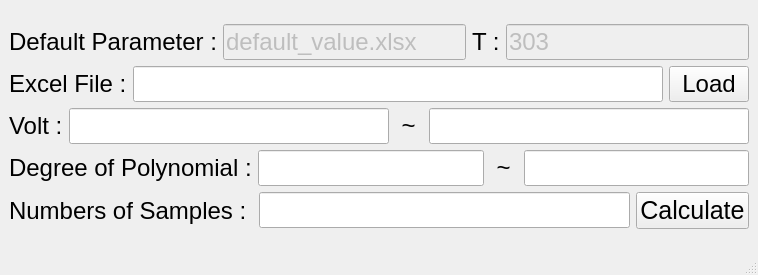
<?xml version="1.0" encoding="UTF-8"?>
<ui version="4.0">
 <class>MainWindow</class>
 <widget class="QMainWindow" name="MainWindow">
  <property name="geometry">
   <rect>
    <x>0</x>
    <y>0</y>
    <width>758</width>
    <height>275</height>
   </rect>
  </property>
  <property name="font">
   <font>
    <pointsize>10</pointsize>
   </font>
  </property>
  <property name="windowTitle">
   <string>EC - App2</string>
  </property>
  <widget class="QWidget" name="centralwidget">
   <layout class="QGridLayout" name="gridLayout">
    <item row="0" column="0">
     <layout class="QVBoxLayout" name="verticalLayout">
      <item>
       <layout class="QHBoxLayout" name="horizontalLayout_5">
        <item>
         <widget class="QLabel" name="label_7">
          <property name="font">
           <font>
            <pointsize>18</pointsize>
           </font>
          </property>
          <property name="text">
           <string>Default Parameter :</string>
          </property>
         </widget>
        </item>
        <item>
         <widget class="QLineEdit" name="txt_default_file">
          <property name="enabled">
           <bool>false</bool>
          </property>
          <property name="font">
           <font>
            <pointsize>18</pointsize>
           </font>
          </property>
          <property name="statusTip">
           <string/>
          </property>
          <property name="text">
           <string>default_value.xlsx</string>
          </property>
         </widget>
        </item>
        <item>
         <widget class="QLabel" name="label_8">
          <property name="font">
           <font>
            <pointsize>18</pointsize>
           </font>
          </property>
          <property name="text">
           <string>T :</string>
          </property>
         </widget>
        </item>
        <item>
         <widget class="QLineEdit" name="txt_deault_T">
          <property name="enabled">
           <bool>false</bool>
          </property>
          <property name="font">
           <font>
            <pointsize>18</pointsize>
           </font>
          </property>
          <property name="mouseTracking">
           <bool>true</bool>
          </property>
          <property name="text">
           <string>303</string>
          </property>
         </widget>
        </item>
       </layout>
      </item>
      <item>
       <layout class="QHBoxLayout" name="horizontalLayout">
        <item>
         <widget class="QLabel" name="label">
          <property name="font">
           <font>
            <pointsize>18</pointsize>
            <weight>50</weight>
            <bold>false</bold>
           </font>
          </property>
          <property name="text">
           <string>Excel File :</string>
          </property>
         </widget>
        </item>
        <item>
         <widget class="QLineEdit" name="txt_file">
          <property name="font">
           <font>
            <pointsize>18</pointsize>
           </font>
          </property>
          <property name="mouseTracking">
           <bool>true</bool>
          </property>
         </widget>
        </item>
        <item>
         <widget class="QPushButton" name="btn_load">
          <property name="font">
           <font>
            <pointsize>18</pointsize>
           </font>
          </property>
          <property name="text">
           <string>Load</string>
          </property>
         </widget>
        </item>
       </layout>
      </item>
      <item>
       <layout class="QHBoxLayout" name="horizontalLayout_2">
        <item>
         <widget class="QLabel" name="label_2">
          <property name="font">
           <font>
            <pointsize>18</pointsize>
            <weight>50</weight>
            <bold>false</bold>
           </font>
          </property>
          <property name="text">
           <string>Volt :</string>
          </property>
         </widget>
        </item>
        <item>
         <widget class="QLineEdit" name="txt_v1">
          <property name="font">
           <font>
            <pointsize>18</pointsize>
           </font>
          </property>
         </widget>
        </item>
        <item>
         <widget class="QLabel" name="label_3">
          <property name="font">
           <font>
            <pointsize>18</pointsize>
            <weight>50</weight>
            <bold>false</bold>
           </font>
          </property>
          <property name="text">
           <string> ~ </string>
          </property>
         </widget>
        </item>
        <item>
         <widget class="QLineEdit" name="txt_v2">
          <property name="font">
           <font>
            <pointsize>18</pointsize>
           </font>
          </property>
         </widget>
        </item>
       </layout>
      </item>
      <item>
       <layout class="QHBoxLayout" name="horizontalLayout_3">
        <item>
         <widget class="QLabel" name="label_4">
          <property name="font">
           <font>
            <pointsize>18</pointsize>
            <weight>50</weight>
            <bold>false</bold>
           </font>
          </property>
          <property name="text">
           <string>Degree of Polynomial :</string>
          </property>
         </widget>
        </item>
        <item>
         <widget class="QLineEdit" name="txt_deg1">
          <property name="font">
           <font>
            <pointsize>18</pointsize>
           </font>
          </property>
         </widget>
        </item>
        <item>
         <widget class="QLabel" name="label_5">
          <property name="font">
           <font>
            <pointsize>18</pointsize>
            <weight>50</weight>
            <bold>false</bold>
           </font>
          </property>
          <property name="text">
           <string> ~ </string>
          </property>
         </widget>
        </item>
        <item>
         <widget class="QLineEdit" name="txt_deg2">
          <property name="font">
           <font>
            <pointsize>18</pointsize>
           </font>
          </property>
         </widget>
        </item>
       </layout>
      </item>
      <item>
       <layout class="QHBoxLayout" name="horizontalLayout_4">
        <item>
         <widget class="QLabel" name="label_6">
          <property name="font">
           <font>
            <pointsize>18</pointsize>
            <weight>50</weight>
            <bold>false</bold>
           </font>
          </property>
          <property name="text">
           <string>Numbers of Samples : </string>
          </property>
         </widget>
        </item>
        <item>
         <widget class="QLineEdit" name="txt_num">
          <property name="font">
           <font>
            <pointsize>18</pointsize>
           </font>
          </property>
         </widget>
        </item>
        <item>
         <widget class="QPushButton" name="btn_cal">
          <property name="font">
           <font>
            <pointsize>19</pointsize>
           </font>
          </property>
          <property name="text">
           <string>Calculate</string>
          </property>
         </widget>
        </item>
       </layout>
      </item>
     </layout>
    </item>
   </layout>
  </widget>
  <widget class="QStatusBar" name="statusbar"/>
 </widget>
 <resources/>
 <connections>
  <connection>
   <sender>txt_default_file</sender>
   <signal>textChanged(QString)</signal>
   <receiver>txt_default_file</receiver>
   <slot>update()</slot>
   <hints>
    <hint type="sourcelabel">
     <x>345</x>
     <y>30</y>
    </hint>
    <hint type="destinationlabel">
     <x>345</x>
     <y>30</y>
    </hint>
   </hints>
  </connection>
 </connections>
</ui>
